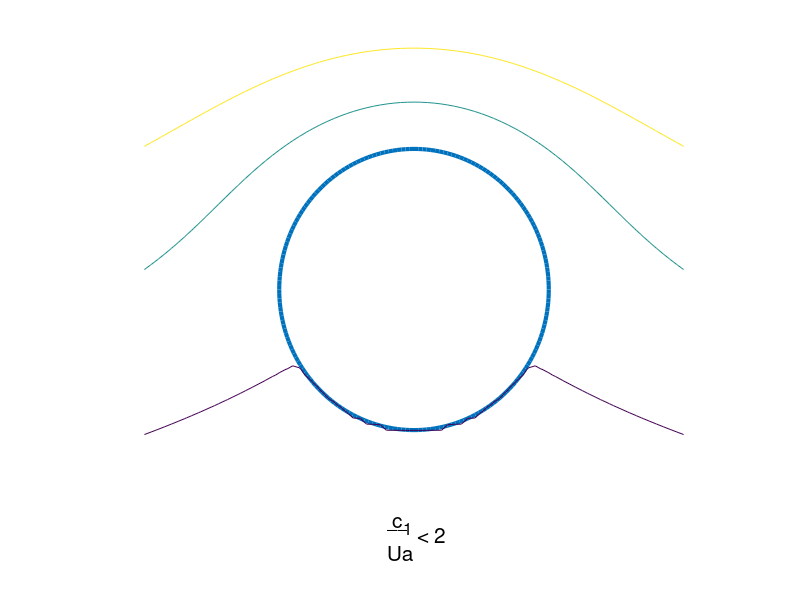

MATLAB code to generate this figure:

v=[1.6,0.8,-0.001];

s=pi/200;
t=(0:2:400);
t1=s.*t;
x8=cos(t1);
y8=1.15*sin(t1);
plot(x8,y8,'linewidth',3)
axis([-2.3 2.3 -2 2])
axis off
hold on


c=1;
x=-2:.05:2;
y=-2:.05:2;
[X,Y]=meshgrid(x,y);
Z=X-X;
for i=1:81
for j=1:81
   if 0.7225*(i-41)*(i-41)+(j-41)*(j-41)>400
   r=0.050*sqrt(0.7225*(i-41)*(i-41)+(j-41)*(j-41));
   Z(i,j)=c*log(r)+0.05*0.85*(i-41)*(1-(1/(r*r)));
   end
end
end

contour(x,y,Z,v)

text(-0.2,-1.9,' c','fontsize',15)
text(-0.2,-1.95,'    1','fontsize',12)
text(-0.2,-2.15,'Ua','fontsize',15)
text(-0.2,-1.95,'__','fontsize',15)
text(-0.2,-2,'      < 2','fontsize',15)



hold off